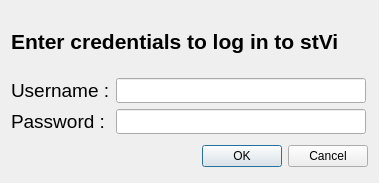
<?xml version="1.0" encoding="UTF-8"?>
<ui version="4.0">
 <class>LogIn</class>
 <widget class="QDialog" name="LogIn">
  <property name="windowModality">
   <enum>Qt::WindowModal</enum>
  </property>
  <property name="geometry">
   <rect>
    <x>0</x>
    <y>0</y>
    <width>379</width>
    <height>183</height>
   </rect>
  </property>
  <property name="windowTitle">
   <string>Log In</string>
  </property>
  <property name="styleSheet">
   <string notr="true"/>
  </property>
  <property name="modal">
   <bool>true</bool>
  </property>
  <layout class="QHBoxLayout" name="horizontalLayout">
   <item>
    <layout class="QVBoxLayout" name="verticalLayout">
     <item>
      <widget class="QLabel" name="label">
       <property name="sizePolicy">
        <sizepolicy hsizetype="Expanding" vsizetype="Preferred">
         <horstretch>0</horstretch>
         <verstretch>0</verstretch>
        </sizepolicy>
       </property>
       <property name="font">
        <font>
         <pointsize>16</pointsize>
         <weight>75</weight>
         <bold>true</bold>
        </font>
       </property>
       <property name="layoutDirection">
        <enum>Qt::LeftToRight</enum>
       </property>
       <property name="text">
        <string>Enter credentials to log in to stVi</string>
       </property>
       <property name="textInteractionFlags">
        <set>Qt::NoTextInteraction</set>
       </property>
      </widget>
     </item>
     <item>
      <layout class="QGridLayout" name="gridLayout">
       <item row="0" column="0">
        <widget class="QLabel" name="user_label">
         <property name="sizePolicy">
          <sizepolicy hsizetype="Fixed" vsizetype="Fixed">
           <horstretch>0</horstretch>
           <verstretch>0</verstretch>
          </sizepolicy>
         </property>
         <property name="minimumSize">
          <size>
           <width>81</width>
           <height>20</height>
          </size>
         </property>
         <property name="font">
          <font>
           <pointsize>14</pointsize>
          </font>
         </property>
         <property name="text">
          <string>Username :</string>
         </property>
         <property name="textInteractionFlags">
          <set>Qt::NoTextInteraction</set>
         </property>
        </widget>
       </item>
       <item row="0" column="1">
        <widget class="QLineEdit" name="username">
         <property name="sizePolicy">
          <sizepolicy hsizetype="Fixed" vsizetype="Fixed">
           <horstretch>0</horstretch>
           <verstretch>0</verstretch>
          </sizepolicy>
         </property>
         <property name="minimumSize">
          <size>
           <width>250</width>
           <height>25</height>
          </size>
         </property>
        </widget>
       </item>
       <item row="1" column="0">
        <widget class="QLabel" name="password_label">
         <property name="sizePolicy">
          <sizepolicy hsizetype="Fixed" vsizetype="Fixed">
           <horstretch>0</horstretch>
           <verstretch>0</verstretch>
          </sizepolicy>
         </property>
         <property name="minimumSize">
          <size>
           <width>81</width>
           <height>20</height>
          </size>
         </property>
         <property name="font">
          <font>
           <pointsize>14</pointsize>
          </font>
         </property>
         <property name="text">
          <string>Password :</string>
         </property>
         <property name="textInteractionFlags">
          <set>Qt::NoTextInteraction</set>
         </property>
        </widget>
       </item>
       <item row="1" column="1">
        <widget class="QLineEdit" name="password">
         <property name="sizePolicy">
          <sizepolicy hsizetype="Fixed" vsizetype="Fixed">
           <horstretch>0</horstretch>
           <verstretch>0</verstretch>
          </sizepolicy>
         </property>
         <property name="minimumSize">
          <size>
           <width>250</width>
           <height>25</height>
          </size>
         </property>
         <property name="echoMode">
          <enum>QLineEdit::Password</enum>
         </property>
        </widget>
       </item>
      </layout>
     </item>
     <item>
      <widget class="QDialogButtonBox" name="buttons">
       <property name="sizePolicy">
        <sizepolicy hsizetype="Expanding" vsizetype="Fixed">
         <horstretch>0</horstretch>
         <verstretch>0</verstretch>
        </sizepolicy>
       </property>
       <property name="minimumSize">
        <size>
         <width>260</width>
         <height>32</height>
        </size>
       </property>
       <property name="layoutDirection">
        <enum>Qt::LeftToRight</enum>
       </property>
       <property name="orientation">
        <enum>Qt::Horizontal</enum>
       </property>
       <property name="standardButtons">
        <set>QDialogButtonBox::Cancel|QDialogButtonBox::Ok</set>
       </property>
       <property name="centerButtons">
        <bool>false</bool>
       </property>
      </widget>
     </item>
    </layout>
   </item>
  </layout>
 </widget>
 <resources/>
 <connections>
  <connection>
   <sender>buttons</sender>
   <signal>rejected()</signal>
   <receiver>LogIn</receiver>
   <slot>reject()</slot>
   <hints>
    <hint type="sourcelabel">
     <x>316</x>
     <y>260</y>
    </hint>
    <hint type="destinationlabel">
     <x>286</x>
     <y>274</y>
    </hint>
   </hints>
  </connection>
  <connection>
   <sender>buttons</sender>
   <signal>accepted()</signal>
   <receiver>LogIn</receiver>
   <slot>accept()</slot>
   <hints>
    <hint type="sourcelabel">
     <x>248</x>
     <y>254</y>
    </hint>
    <hint type="destinationlabel">
     <x>157</x>
     <y>274</y>
    </hint>
   </hints>
  </connection>
 </connections>
</ui>
